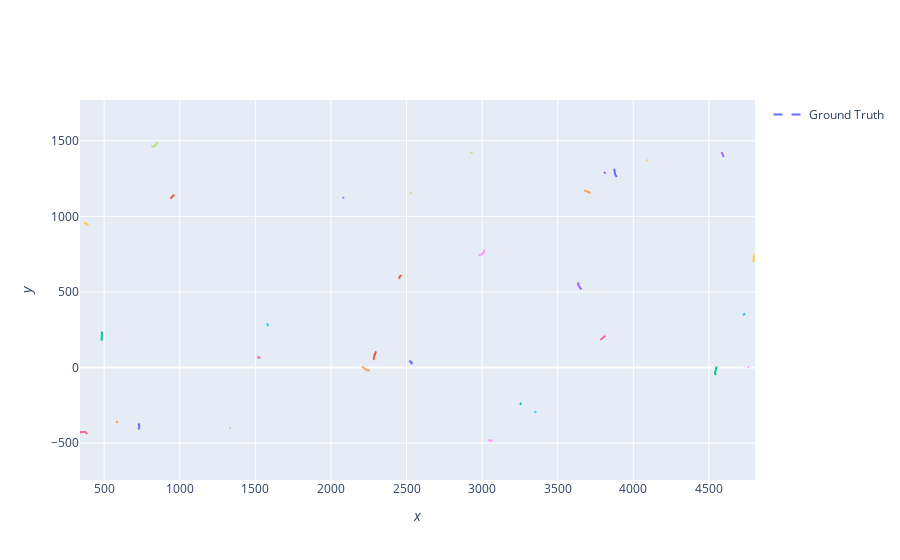

Here is the notebook cell this chart was saved with:
### Markdown cell above
Plot ground truths using the Plotterly class

### Code cell
from stonesoup.plotter import Plotterly

plotter = Plotterly()
plotter.plot_ground_truths(truths, [0, 2])
plotter.fig
